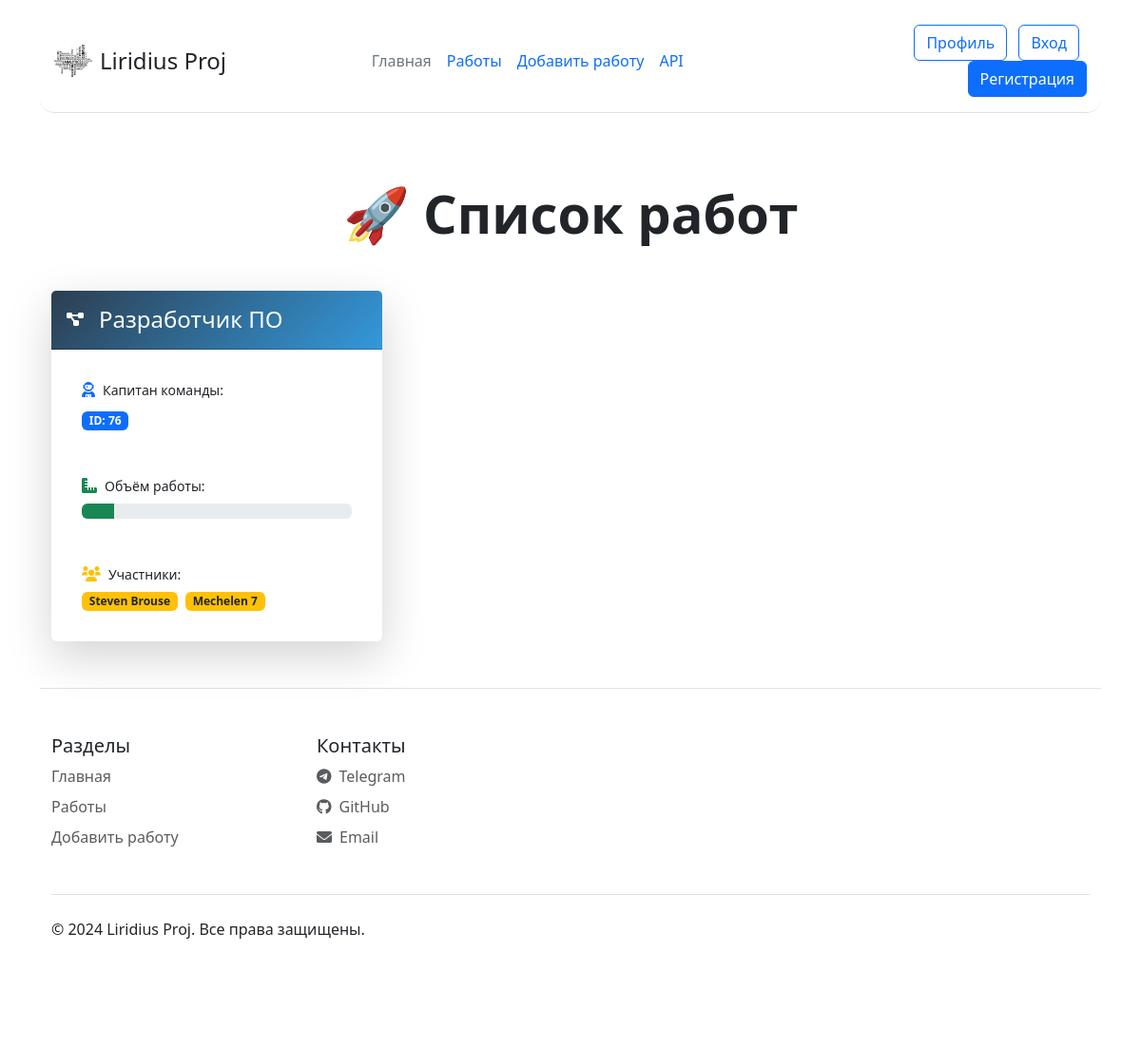
Screenshot of /jobs_vision (signed in) with the database file from the repository.
### data/models.py (models this page shows, shortened)
class Jobs(db.Model, SerializerMixin):
    __tablename__ = 'jobs'
    id = db.Column(db.Integer, primary_key=True)
    Job_Title = db.Column(db.String(80), nullable=False)
    Team_lead_id = db.Column(db.Integer, nullable=False)
    Work_Size = db.Column(db.Integer, nullable=False)
    Collaborators = db.Column(db.String(80), nullable=False)
    finish = db.Column(db.Boolean, nullable=False)

### app.py (the view)
@app.route("/jobs_vision")
@login_required
def jobs_vision():
    jobs = Jobs.query.all()
    return render_template("jobs_list.html", jobs=jobs, title="Список работ")

### app.py (called while the page is built)
@log_m.user_loader
def load_user(user_id):
    return db.session.get(User, user_id)

### templates/jobs_list.html (shortened to what this page needs)
{% extends "base.html" %}
{% block content %}
<div class="container py-5">
    <h1 class="text-center mb-5 display-4 fw-bold">🚀 Список работ</h1>
    <div class="row g-4">
        {% for job in jobs %}
        <div class="col-lg-4 col-md-6" style="animation-delay: {{ loop.index * 0.1 }}s;">
            <div class="job-card card h-100 border-0 shadow-lg">
                <div class="card-header text-white py-3">
                    <div class="d-flex align-items-center">
                        <i class="fas fa-project-diagram floating-icon me-3"></i>
                        <h4 class="mb-0">{{ job.Job_Title }}</h4>
                    </div>
                </div>
                <div class="card-body position-relative">
                    <div class="info-badge p-3 mb-3">
                        <div class="d-flex align-items-center mb-2">
                            <i class="fas fa-user-astronaut text-primary me-2"></i>
                            <span class="small">Капитан команды:</span>
                        </div>
                        <span class="badge bg-primary">ID: {{ job.Team_lead_id }}</span>
                    </div>
                    <div class="info-badge p-3 mb-3">
                        <div class="d-flex align-items-center mb-2">
                            <i class="fas fa-ruler-combined text-success me-2"></i>
                            <span class="small">Объём работы:</span>
                        </div>
                        <div class="progress">
                            <div class="progress-bar bg-success"
                                 role="progressbar"
                                 style="width: {{ job.Work_Size }}%"
                                 aria-valuenow="{{ job.Work_Size }}"
                                 aria-valuemin="0"
                                 aria-valuemax="100">
                            </div>
                        </div>
                    </div>
                    <div class="info-badge p-3">
                        <div class="d-flex align-items-center mb-2">
                            <i class="fas fa-users text-warning me-2"></i>
                            <span class="small">Участники:</span>
                        </div>
                        <div class="d-flex flex-wrap gap-2">
                            {% for collaborator in job.Collaborators.split(',') %}
                            <span class="badge bg-warning text-dark">{{ collaborator }}</span>
                            {% endfor %}
                        </div>
                    </div>
                </div>
            </div>
        </div>
        {% endfor %}
    </div>
</div>
{% endblock %}

### templates/jobs_list.html (style rules this page uses)
.job-card { animation: cardEntrance 0.6s ease forwards; opacity: 0; transition: all 0.3s cubic-bezier(0.25, 0.46, 0.45, 0.94); }
.card-header { position: relative; overflow: hidden; background: linear-gradient(135deg, #2c3e50, #3498db); }
.card-header::after { content: ''; position: absolute; bottom: 0; left: 0; width: 100%; height: 3px; background: #e74c3c; transform: scaleX(0); transition: transform 0.3s ease; }
.info-badge { background: rgba(255, 255, 255, 0.1); backdrop-filter: blur(5px); border-radius: 8px; transition: all 0.3s ease; }
.floating-icon { animation: float 3s ease-in-out infinite; }

### rows the page displays
Jobs: Job_Title "Разработчик ПО", Team_lead_id "76", Work_Size 12 (drawn), collaborator "Steven Brouse" "Mechelen 7"
